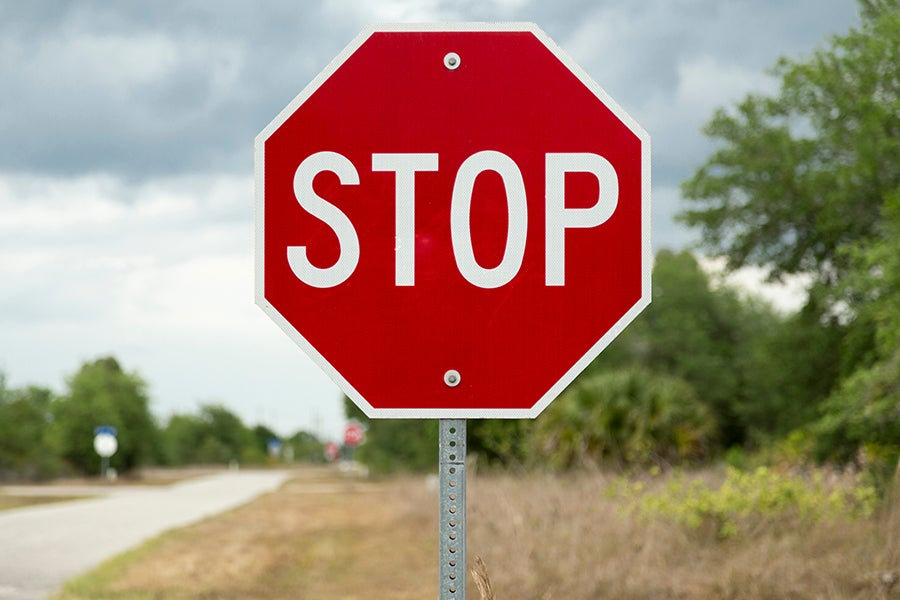
#> input picture train/test1.jpg, 900 x 600 px
$ jupyter execute progress.ipynb
#> lines starting #> are read from the running program, lines starting #| are printed output that depends on the picture; after the words box and inside, x2 and y2 are one past the last pixel; in counts of white or black regions, pixels touching at a corner belong together
[cell 1]
import cv2
import numpy as np
import matplotlib.pyplot as plt
from scipy.signal import convolve2d

[cell 2]
img= cv2.imread("train/test1.jpg", 1)
#> img is the input picture: shape (600, 900, 3); mean B, G, R 116.6, 133.8, 162

[cell 3]
plt.imshow(cv2.cvtColor(img, cv2.COLOR_BGR2RGB))
plt.axis('off')
plt.show()

[cell 4]
def gaussian_blur_canny(image, kernel_size=5, canny_low=50, canny_high=150):

#> called with kernel_size = 5, canny_low = 50, canny_high = 150
    if len(image.shape) == 3:
        gray = cv2.cvtColor(image, cv2.COLOR_BGR2GRAY)
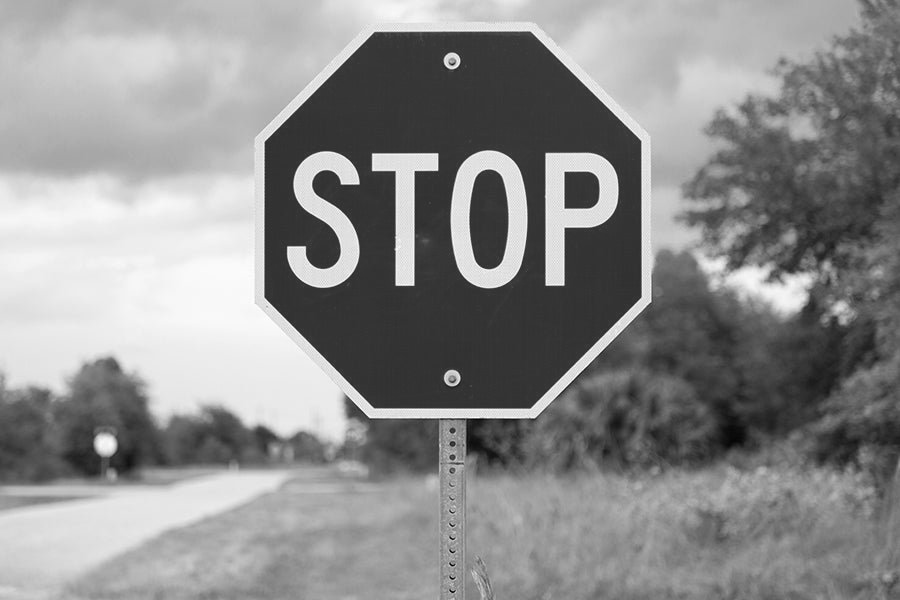
#> gray: shape (600, 900); min 1, max 255, mean 140.3
    else:
        gray = image.copy()

    blurred = cv2.GaussianBlur(gray, (kernel_size, kernel_size), 0)

    edges = cv2.Canny(blurred, canny_low, canny_high)
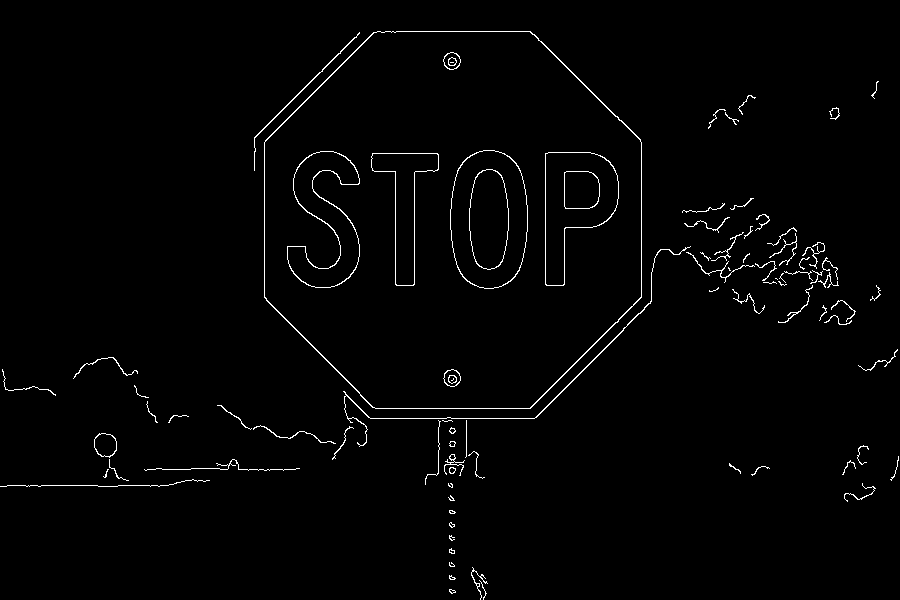
#> edges: shape (600, 900); 1.5% white in thin lines or dots

    return edges

[cell 5]
canny=gaussian_blur_canny(img)
plt.imshow(canny,cmap='gray')
plt.axis('off')
plt.show()

[cell 6]
def extract_shape_boundaries(image, kernel_size=5,min_area=100):

#> called with kernel_size = 5, min_area = 500
    contours, _ = cv2.findContours(image, cv2.RETR_EXTERNAL, cv2.CHAIN_APPROX_SIMPLE)
#> contours = 77 contours, 60 with area under 20; largest, box (x1, y1, x2, y2) and area: (264, 31, 642, 409) 117833, (94, 433, 117, 458) 424, (343, 246, 691, 447) 166, (254, 32, 360, 171) 101, (444, 454, 465, 476) 36
    result = np.zeros_like(image)

    # Filter and draw only significant shape boundaries
    for contour in contours:
        area = cv2.contourArea(contour)
        if area > min_area:
            cv2.drawContours(result, [contour], -1, 255, 1)
#> this loop made 77 passes
#> area on passes 4, 15, 22, 25, 26, 27, 29, 38, 46, 60, 77: 26.5, 30.5, 36, 24, 424, 24, 28, 29, 23.5, 31, 117833
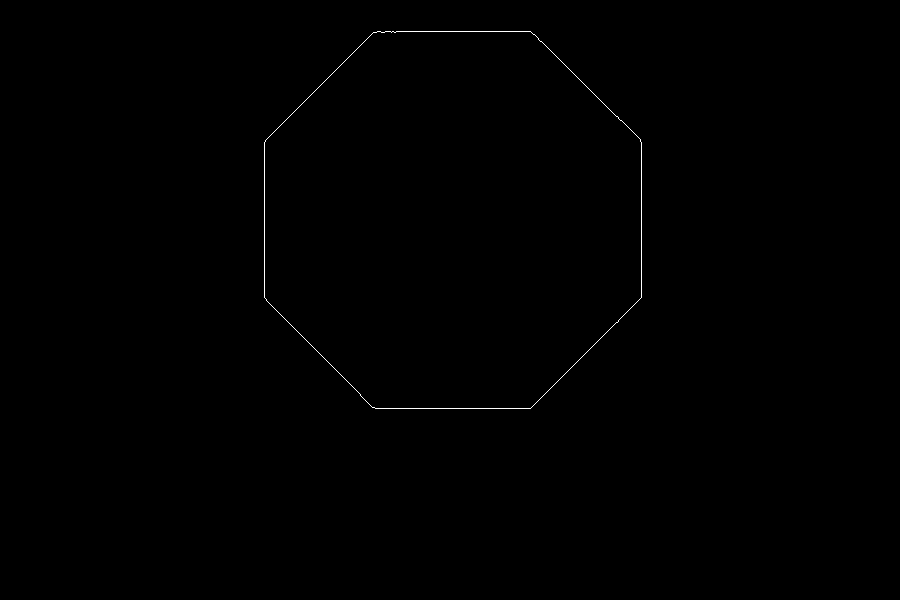
#> result: shape (600, 900); 0.2% white in thin lines or dots, all inside (x1, y1, x2, y2) = (264, 31, 642, 409)

    return result

[cell 7]
bound=extract_shape_boundaries(canny, min_area=500)
plt.imshow(bound,cmap='gray')
plt.axis('off')
plt.show()

[cell 8]
def extract_inner_region(original_image, boundary_image):

    mask = boundary_image.copy()

    contours, _ = cv2.findContours(boundary_image, cv2.RETR_EXTERNAL, cv2.CHAIN_APPROX_SIMPLE)
#> contours = 1 contour; box (x1, y1, x2, y2) and area: (264, 31, 642, 409) 117833

    # Fill the interior of each contour to create a solid mask
    for contour in contours:
        cv2.fillPoly(mask, [contour], 255)
#> this loop made 1 pass
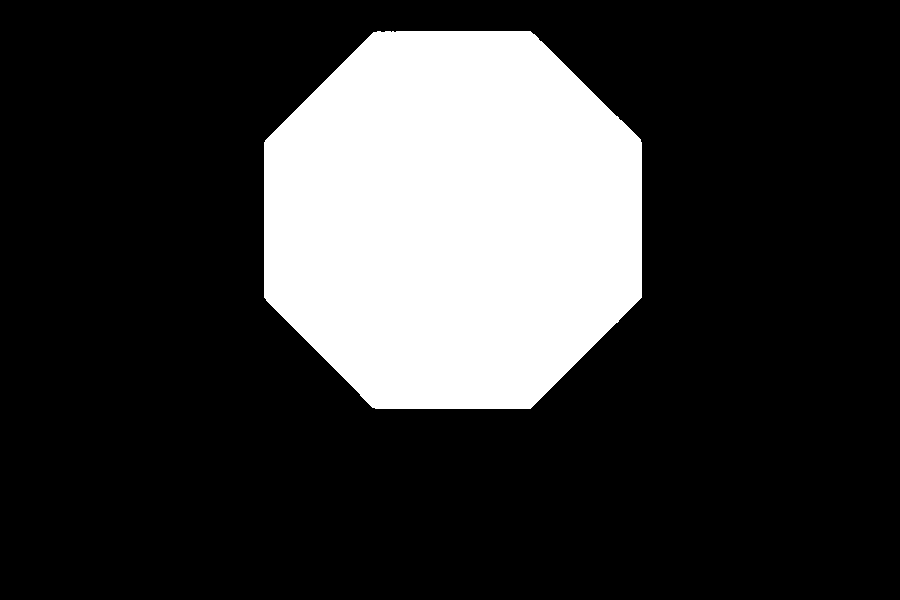
#> mask: shape (600, 900); 21.9% white; 1 white region, box (x1, y1, x2, y2) and area: (264, 31, 642, 409) 118370


    mask_normalized = mask.astype(np.float32) / 255.0

    # Apply the mask to preserve original colors
    if len(original_image.shape) == 3:
        result = original_image.copy().astype(np.float32)
#> result: shape (600, 900, 3) float32
        for i in range(3):
            result[:, :, i] = result[:, :, i] * mask_normalized
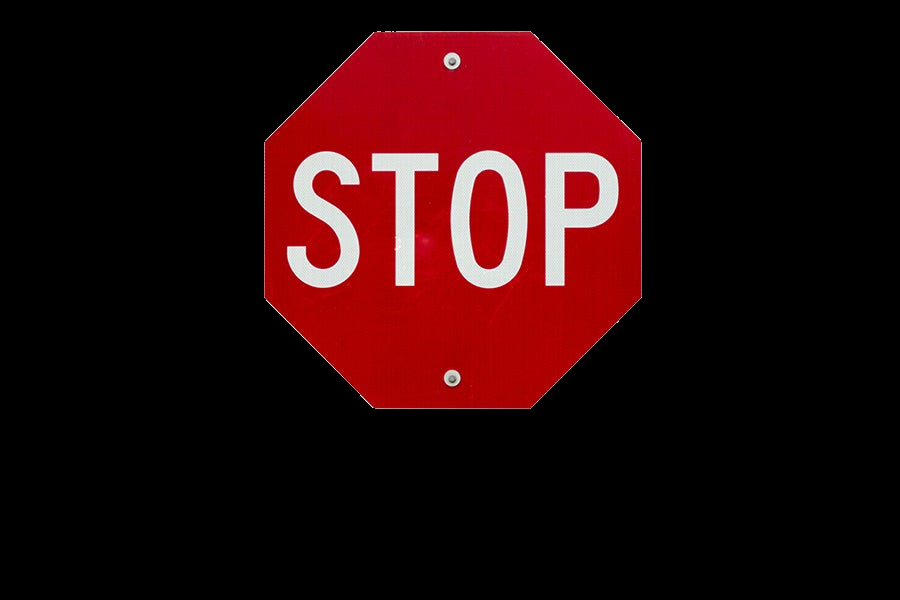
#> result: shape (600, 900, 3) float32; mean B, G, R 9.8, 8.6, 39.6
        result = result.astype(np.uint8)
    else:
        result = (original_image.astype(np.float32) * mask_normalized).astype(np.uint8)

    return result, mask

[cell 9]
inner_region, mask = extract_inner_region(img,bound)

[cell 10]
inner_rgb = cv2.cvtColor(inner_region, cv2.COLOR_BGR2RGB)
plt.imshow(inner_rgb,cmap='gray')
plt.axis('off')
plt.show()

[cell 11]
def analyze_colors(image):

    hsv = cv2.cvtColor(image, cv2.COLOR_BGR2HSV)
#> hsv: shape (600, 900, 3); mean H, S, V 18.2, 46.4, 39.8

    color_ranges = {
        'red': [
            (np.array([0, 100, 100]), np.array([10, 255, 255])),            # Stop, warning, prohibition signs
            (np.array([170, 100, 100]), np.array([180, 255, 255]))          # Stop, warning, prohibition signs
        ],
        'blue': [(np.array([100, 100, 100]), np.array([130, 255, 255]))],   # Mandatory/information signs
        'yellow': [(np.array([20, 100, 100]), np.array([30, 255, 255]))],   # Warning signs
        'green': [(np.array([40, 100, 100]), np.array([80, 255, 255]))],    # Direction/guide signs
        'orange': [(np.array([10, 100, 100]), np.array([20, 255, 255]))],   # Construction/temporary signs
        'brown': [(np.array([8, 100, 50]), np.array([15, 255, 150]))]       # Tourist/recreational signs
    }

    color_pixels = {}

    # Only count non-black pixels (ignore background)
    non_black_mask = cv2.inRange(hsv, np.array([0, 0, 1]), np.array([180, 255, 255]))
    total_pixels = cv2.countNonZero(non_black_mask)
#> total_pixels = 118370

    if total_pixels == 0:
        return "unknown", {}

    for color_name, ranges in color_ranges.items():
        mask = np.zeros(hsv.shape[:2], dtype=np.uint8)

        for lower, upper in ranges:
            color_mask = cv2.inRange(hsv, lower, upper)
            mask = cv2.bitwise_or(mask, color_mask)

        # Only count pixels that are also non-black
        final_mask = cv2.bitwise_and(mask, non_black_mask)
        pixel_count = cv2.countNonZero(final_mask)
        color_pixels[color_name] = pixel_count / total_pixels if total_pixels > 0 else 0
#> this loop made 6 passes
#> pixel_count on passes 1 to 6: 98821, 0, 0, 0, 0, 0
#> pass 1, in analyze_colors, `final_mask = cv2.bitwise_and(mask, non_black_mask)`:
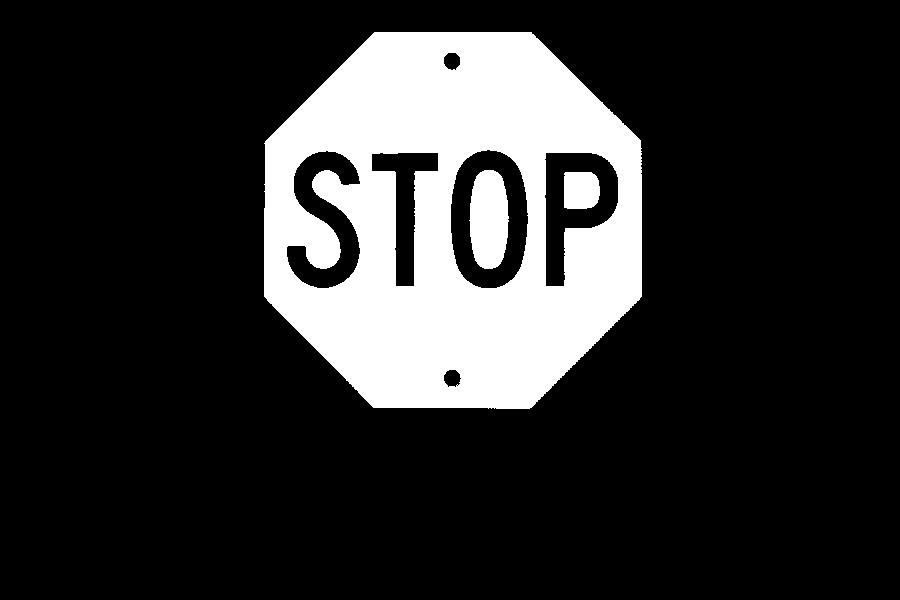
#> final_mask: shape (600, 900); 18.3% white; 3 white regions, box (x1, y1, x2, y2) and area: (264, 32, 642, 409) 94359, (469, 170, 509, 269) 3224, (564, 172, 600, 209) 1238
#> after the loop, color_pixels = {'red': 0.835, 'blue': 0, 'yellow': 0, 'green': 0, 'orange': 0, 'brown': 0}

    # Find dominant significant color (ignore colors with <2% presence)
    significant_colors = {k: v for k, v in color_pixels.items() if v > 0.02}
#> significant_colors = {'red': 0.835}

    if significant_colors:
        dominant_color = max(significant_colors, key=significant_colors.get)
#> dominant_color = 'red'
        return dominant_color, significant_colors
    else:
        return "no_significant_color", color_pixels

[cell 12]
dominant_color, color_percentages = analyze_colors(inner_region)
#> dominant_color = 'red'; color_percentages = {'red': 0.835}

print(f"Dominant color: {dominant_color}")
#| Dominant color: red
print("Significant color percentages:")
for color, percentage in sorted(color_percentages.items(), key=lambda x: x[1], reverse=True):
    if percentage > 0.01:
        print(f"  {color}: {percentage*100:.1f}%")
#> this loop made 1 pass
#> (color, percentage) on pass 1: ('red', 0.835)
#|   red: 83.5%
